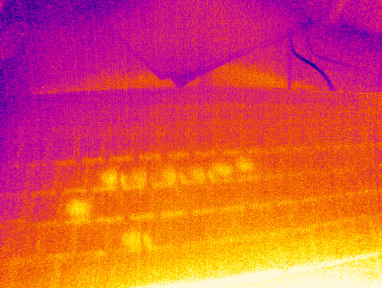
#> input picture file2.tiff, 382 x 288 px
$ python secod.py
#> lines starting #> are read from the running program, lines starting #| are printed output that depends on the picture
# -*- coding: utf-8 -*-
"""
Created on Sun Aug  4 00:58:48 2019

@author: Nora
"""

import cv2
import numpy as np
from matplotlib import pyplot as plt

img = cv2.imread('./file2.tiff',cv2.IMREAD_GRAYSCALE)
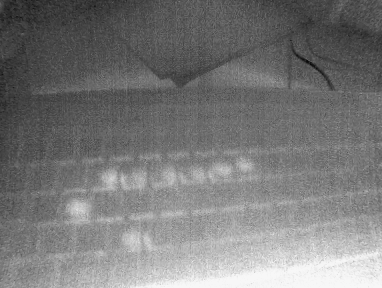
#> img: shape (288, 382); min 9, max 247, mean 120.9
img=cv2.medianBlur(img,5)

img=cv2.medianBlur(img,5)

im_color = cv2.applyColorMap(img, cv2.COLORMAP_HOT	)
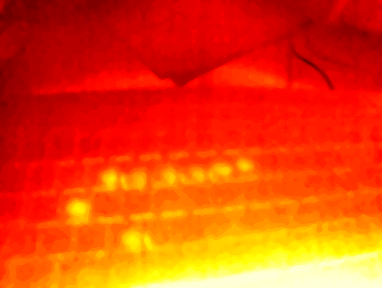
#> im_color: shape (288, 382, 3); mean B, G, R 9.1, 64.5, 232.9

cv2.imshow('nan',im_color)

cv2.waitKey()

$ run again, with file1.tiff copied over file2.tiff
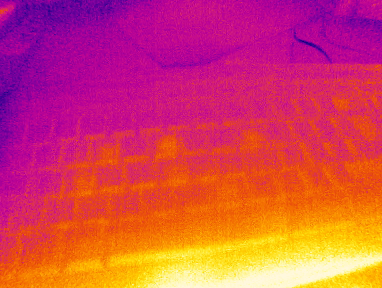
#> input picture file1.tiff, 382 x 288 px
#> `img = cv2.imread('./file2.tiff',cv2.IMREAD_GRAYSCALE)`:
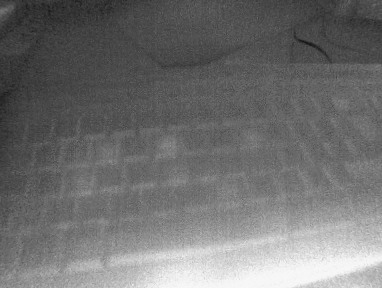
#> img: shape (288, 382); min 18, max 247, mean 112
#> `im_color = cv2.applyColorMap(img, cv2.COLORMAP_HOT	)`:
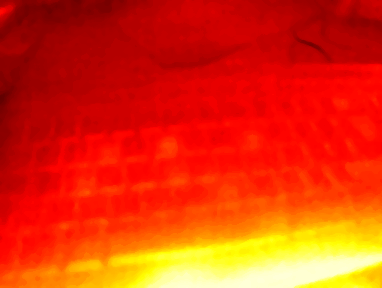
#> im_color: shape (288, 382, 3); mean B, G, R 9.6, 49.7, 225.5
